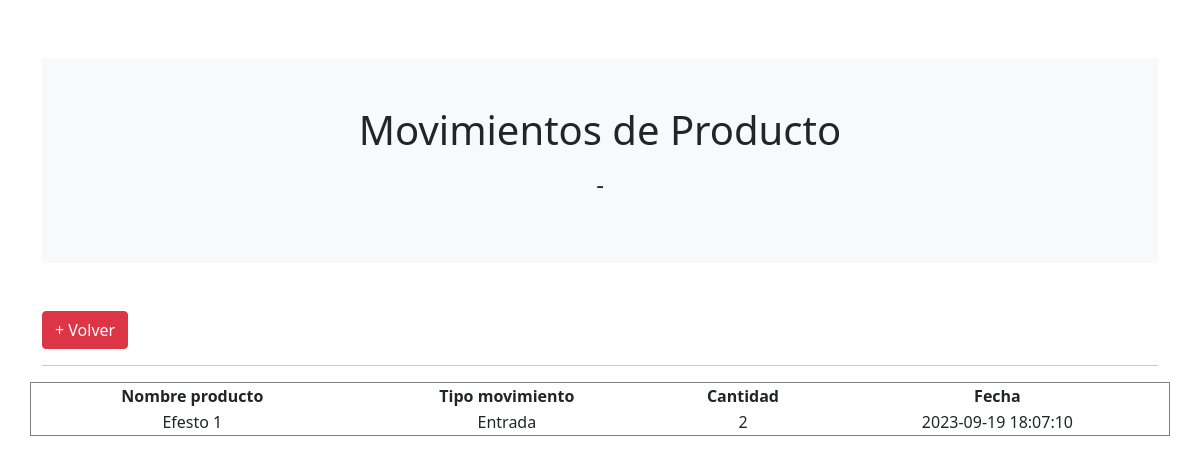
The app's page /index.php?controller=producto&action=vermovimientos&id_producto=1 with its own data.
### tables this page shows
CREATE TABLE `movimientos` (
  `id_movimiento` int(11) NOT NULL,
  `id_producto_movimiento` int(11) NOT NULL,
  `cantidad_movimiento` int(6) NOT NULL,
  `tipo_movimiento` int(3) NOT NULL COMMENT '0=Entrada, 1=Salida',
  `fecha_movimiento` datetime NOT NULL DEFAULT current_timestamp()
);

CREATE TABLE `producto` (
  `id_producto` int(11) NOT NULL,
  `nombre_producto` varchar(50) NOT NULL,
  `referencia_producto` varchar(35) NOT NULL,
  `precio_producto` decimal(10,2) NOT NULL,
  `peso_producto` int(6) NOT NULL,
  `categoria_producto` varchar(35) NOT NULL,
  `stock_producto` int(11) NOT NULL,
  `fechacreacion_producto` date NOT NULL
);

### index.php (called while the page is built, shortened)
<?php
require_once 'model/db.php';
$controller = new $controllerName();
$dataToView["data"] = array();
if(method_exists($controller,$_GET["action"])) $dataToView["data"] = $controller->{$_GET["action"]}();
require_once 'view/template/header.php';
require_once 'view/'.$controller->view.'.php';
require_once 'view/template/footer.php';
?>

### controller/producto.php (called while the page is built, shortened)
<?php
require_once 'model/producto.php';
class productoController{
	public function __construct() {
		$this->noteObj = new Producto();
	}
	public function vermovimientos(){
		return $this->noteObj->obtenerMovimientosProducto($_GET['id_producto']);
	}
}
?>

### model/db.php (called while the page is built, shortened)
<?php
class Db {
	public function __construct() {
		$this->host = constant('DB_HOST');
		$this->db = constant('DB');
		$this->user = constant('DB_USER');
		$this->pass = constant('DB_PASS');
		try {
           $this->conection = new PDO('mysql:host='.$this->host.'; dbname='.$this->db, $this->user, $this->pass);
        } catch (PDOException $e) {
            echo $e->getMessage();
            exit();
        }
	}
}
?>

### model/producto.php (called while the page is built, shortened)
<?php
class Producto {
	private $table = 'producto';
	private $conection;
	public function getConection(){
		$dbObj = new Db();
		$this->conection = $dbObj->conection;
	}
	public function obtenerMovimientosProducto($id_producto){
		$sql = "SELECT * FROM ".$this->table." INNER JOIN movimientos ON id_producto_movimiento=id_producto AND id_producto='".$id_producto."' ORDER BY nombre_producto;";
		$stmt = $this->conection->prepare($sql);
		$stmt->execute();
		return $stmt->fetchAll();
	}
}
?>

### view/detallemovimientos_producto.php (the view)
<a href="index.php?controller=producto&action=list" class="btn btn-danger">+ Volver</a>
<div class="row">
	<div class="col-md-12 text-right">
		<hr/>
	</div>
	<?php
	if(count($dataToView["data"])>0){
        $tiposmovimientos = array("Entrada", "Salida");
        ?>
        <table border="1">
            <tr>
                <td><center><b>Nombre producto</b></center></td>
                <td><center><b>Tipo movimiento</b></center></td>
                <td><center><b>Cantidad</b></center></td>
                <td><center><b>Fecha</b></center></td>
            </tr>
        <?php
		foreach($dataToView["data"] as $producto){
			?>
                <tr>
                    <td><center><?php echo $producto['nombre_producto']; ?></center></td>
                    <td><center><?php echo $tiposmovimientos[$producto['tipo_movimiento']]; ?></center></td>
                    <td><center><?php echo $producto['cantidad_movimiento']; ?></center></td>
                    <td><center><?php echo $producto['fecha_movimiento']; ?></center></td>
                </tr>
            <?php
		}
        ?>
        </table>
        <?php
	}else{
		?>
		<div class="alert alert-info">
			Actualmente no existen movimientos del producto.
		</div>
		<?php
	}
	?>
</div><br>

### records on screen
movimientos: id_producto_movimiento.nombre_producto "Efesto 1", tipo_movimiento "Entrada", cantidad_movimiento "2", fecha_movimiento "2023-09-19 18:07:10"

### other values on screen
$controller->page_title "Movimientos de Producto"
